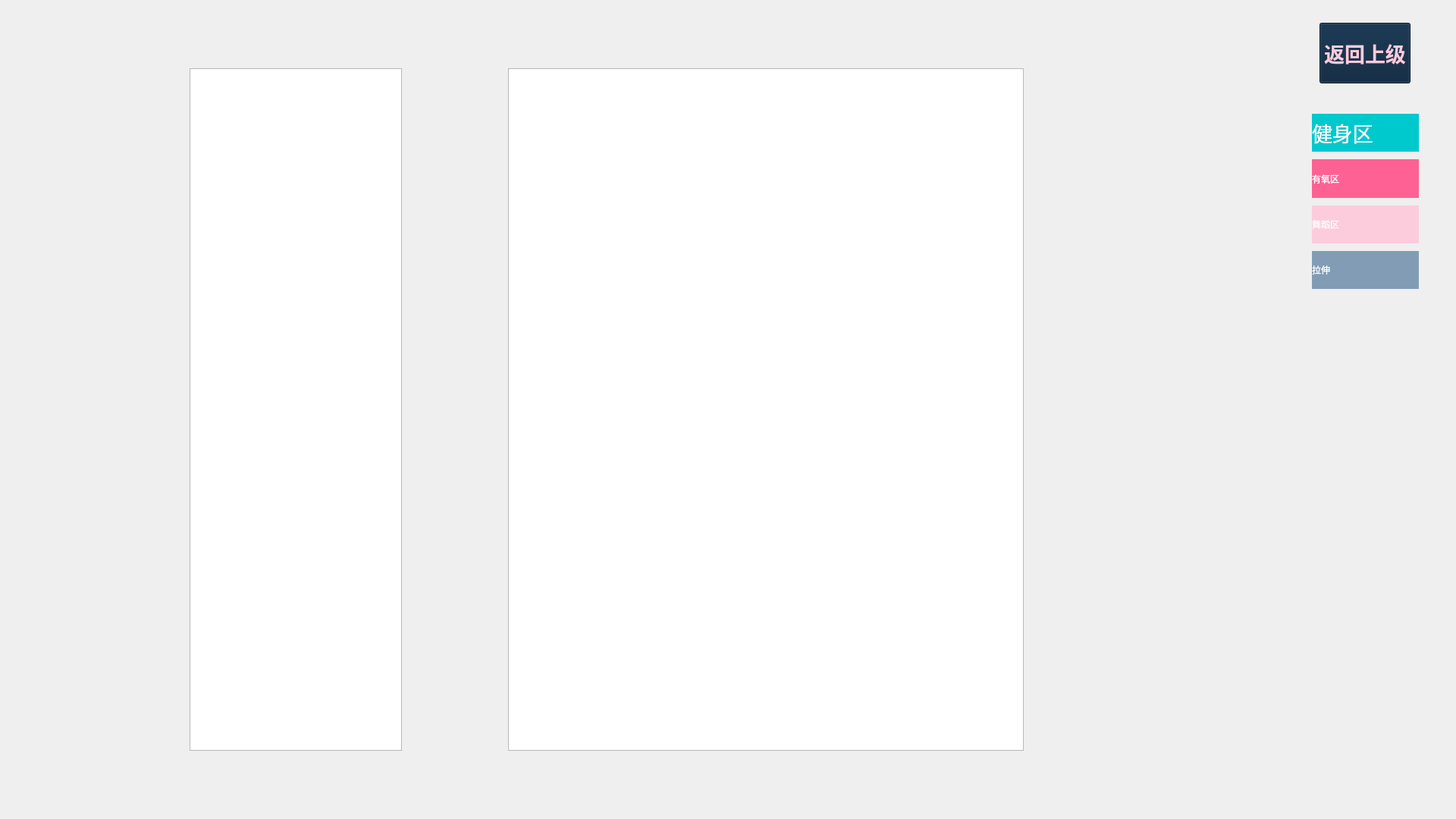
<?xml version="1.0" encoding="UTF-8"?>
<ui version="4.0">
 <class>FamilyRankListP</class>
 <widget class="QWidget" name="FamilyRankListP">
  <property name="geometry">
   <rect>
    <x>0</x>
    <y>0</y>
    <width>1920</width>
    <height>1080</height>
   </rect>
  </property>
  <property name="windowTitle">
   <string>Form</string>
  </property>
  <widget class="QLabel" name="imageL">
   <property name="geometry">
    <rect>
     <x>0</x>
     <y>0</y>
     <width>1920</width>
     <height>1080</height>
    </rect>
   </property>
   <property name="text">
    <string/>
   </property>
   <property name="pixmap">
    <pixmap>../Image/patten2.png</pixmap>
   </property>
  </widget>
  <widget class="QListWidget" name="listWidget">
   <property name="geometry">
    <rect>
     <x>250</x>
     <y>90</y>
     <width>280</width>
     <height>900</height>
    </rect>
   </property>
  </widget>
  <widget class="QListWidget" name="listWidget_2">
   <property name="geometry">
    <rect>
     <x>670</x>
     <y>90</y>
     <width>680</width>
     <height>900</height>
    </rect>
   </property>
  </widget>
  <widget class="QWidget" name="verticalLayoutWidget">
   <property name="geometry">
    <rect>
     <x>1730</x>
     <y>150</y>
     <width>141</width>
     <height>231</height>
    </rect>
   </property>
   <layout class="QVBoxLayout" name="verticalLayout">
    <property name="spacing">
     <number>10</number>
    </property>
    <item>
     <widget class="QLabel" name="label_5">
      <property name="font">
       <font>
        <family>Adobe Arabic</family>
        <pointsize>20</pointsize>
       </font>
      </property>
      <property name="styleSheet">
       <string notr="true">background-color: rgb(0, 201, 205);
color: rgb(255, 255, 255);</string>
      </property>
      <property name="text">
       <string>健身区</string>
      </property>
     </widget>
    </item>
    <item>
     <widget class="QLabel" name="label_4">
      <property name="styleSheet">
       <string notr="true">background-color: rgb(254, 97, 148);
color: rgb(255, 255, 255);
font: 20pt &quot;Adobe Arabic&quot;;</string>
      </property>
      <property name="text">
       <string>有氧区</string>
      </property>
     </widget>
    </item>
    <item>
     <widget class="QLabel" name="label_2">
      <property name="styleSheet">
       <string notr="true">background-color: rgb(252, 204, 220);
color: rgb(255, 255, 255);
font: 20pt &quot;Adobe Arabic&quot;;</string>
      </property>
      <property name="text">
       <string>舞蹈区</string>
      </property>
     </widget>
    </item>
    <item>
     <widget class="QLabel" name="label_3">
      <property name="styleSheet">
       <string notr="true">background-color: rgb(130, 156, 181);
color: rgb(255, 255, 255);
font: 20pt &quot;Adobe Arabic&quot;;</string>
      </property>
      <property name="text">
       <string>拉伸</string>
      </property>
     </widget>
    </item>
   </layout>
  </widget>
  <widget class="QPushButton" name="pushButton">
   <property name="geometry">
    <rect>
     <x>1740</x>
     <y>30</y>
     <width>120</width>
     <height>80</height>
    </rect>
   </property>
   <property name="font">
    <font>
     <family>Adobe Arabic</family>
     <pointsize>20</pointsize>
     <weight>75</weight>
     <bold>true</bold>
    </font>
   </property>
   <property name="styleSheet">
    <string notr="true">color: rgb(252, 204, 220);
background-color: rgb(7, 33, 58);</string>
   </property>
   <property name="text">
    <string>返回上级</string>
   </property>
  </widget>
 </widget>
 <resources/>
 <connections/>
</ui>
